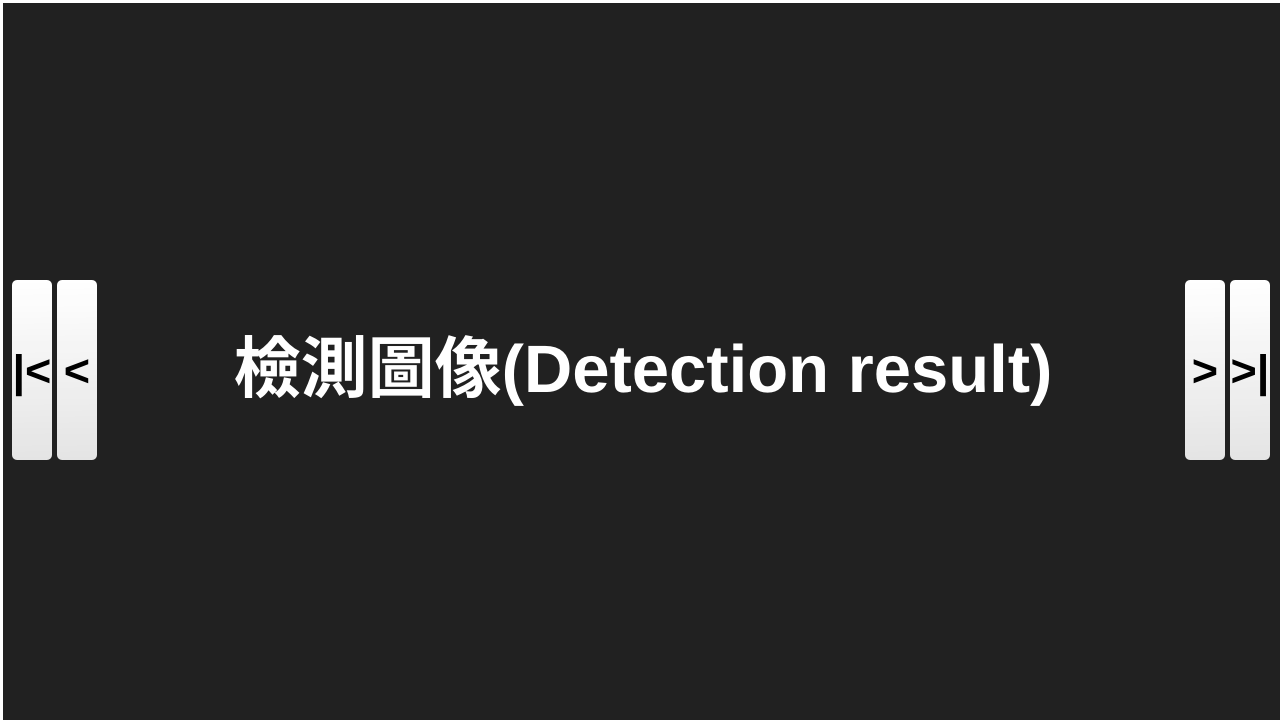
    <widget class="QWidget" name="tab_resultViewer">
     <property name="minimumSize">
      <size>
       <width>1280</width>
       <height>720</height>
      </size>
     </property>
     <property name="maximumSize">
      <size>
       <width>840</width>
       <height>470</height>
      </size>
     </property>
     <property name="styleSheet">
      <string notr="true">background-color: rgba(255, 255, 255, 0);</string>
     </property>
     <attribute name="title">
      <string> 檢測圖像(Detection Result) </string>
     </attribute>
     <widget class="QLabel" name="label_resultViewer">
      <property name="geometry">
       <rect>
        <x>3</x>
        <y>3</y>
        <width>1280</width>
        <height>720</height>
       </rect>
      </property>
      <property name="font">
       <font>
        <pointsize>50</pointsize>
        <weight>75</weight>
        <bold>true</bold>
       </font>
      </property>
      <property name="styleSheet">
       <string notr="true">background-color: rgb(33, 33, 33);
color: rgb(255, 255, 255);</string>
      </property>
      <property name="text">
       <string> 檢測圖像(Detection result) </string>
      </property>
      <property name="alignment">
       <set>Qt::AlignCenter</set>
      </property>
     </widget>
     <widget class="QPushButton" name="pushButton_first">
      <property name="geometry">
       <rect>
        <x>12</x>
        <y>280</y>
        <width>40</width>
        <height>180</height>
       </rect>
      </property>
      <property name="minimumSize">
       <size>
        <width>40</width>
        <height>180</height>
       </size>
      </property>
      <property name="maximumSize">
       <size>
        <width>30</width>
        <height>180</height>
       </size>
      </property>
      <property name="font">
       <font>
        <family>MS UI Gothic</family>
        <pointsize>34</pointsize>
        <weight>75</weight>
        <bold>true</bold>
       </font>
      </property>
      <property name="styleSheet">
       <string notr="true">QPushButton:pressed { 
background-color: qlineargradient(spread:pad, x1:0.483727, y1:1, x2:0.495, y2:0, stop:0 rgba(76, 178, 158, 255), stop:1 rgba(76, 255, 0, 0))
}
QPushButton {
     background-color: qlineargradient(spread:pad, x1:0.495, y1:1, x2:0.488636, y2:0, stop:0 rgba(255, 255, 255, 224), stop:1 rgba(255, 255, 255, 255));
     border-radius: 5px;
	border:none;
}
QPushButton:checked {
     background-color: qlineargradient(spread:pad, x1:0.483727, y1:1, x2:0.495, y2:0, stop:0 rgba(76, 178, 158, 255), stop:1 rgba(76, 255, 0, 0))
}</string>
      </property>
      <property name="text">
       <string>|&lt;</string>
      </property>
     </widget>
     <widget class="QPushButton" name="pushButton_prev">
      <property name="geometry">
       <rect>
        <x>57</x>
        <y>280</y>
        <width>40</width>
        <height>180</height>
       </rect>
      </property>
      <property name="minimumSize">
       <size>
        <width>40</width>
        <height>180</height>
       </size>
      </property>
      <property name="maximumSize">
       <size>
        <width>30</width>
        <height>180</height>
       </size>
      </property>
      <property name="font">
       <font>
        <family>MS UI Gothic</family>
        <pointsize>34</pointsize>
        <weight>75</weight>
        <bold>true</bold>
       </font>
      </property>
      <property name="styleSheet">
       <string notr="true">QPushButton:pressed { 
background-color: qlineargradient(spread:pad, x1:0.483727, y1:1, x2:0.495, y2:0, stop:0 rgba(76, 178, 158, 255), stop:1 rgba(76, 255, 0, 0))
}
QPushButton {
     background-color: qlineargradient(spread:pad, x1:0.495, y1:1, x2:0.488636, y2:0, stop:0 rgba(255, 255, 255, 224), stop:1 rgba(255, 255, 255, 255));
     border-radius: 5px;
	border:none;
}
QPushButton:checked {
     background-color: qlineargradient(spread:pad, x1:0.483727, y1:1, x2:0.495, y2:0, stop:0 rgba(76, 178, 158, 255), stop:1 rgba(76, 255, 0, 0))
}</string>
      </property>
      <property name="text">
       <string>&lt;</string>
      </property>
     </widget>
     <widget class="QPushButton" name="pushButton_next">
      <property name="geometry">
       <rect>
        <x>1185</x>
        <y>280</y>
        <width>40</width>
        <height>180</height>
       </rect>
      </property>
      <property name="minimumSize">
       <size>
        <width>40</width>
        <height>180</height>
       </size>
      </property>
      <property name="maximumSize">
       <size>
        <width>30</width>
        <height>180</height>
       </size>
      </property>
      <property name="font">
       <font>
        <family>MS UI Gothic</family>
        <pointsize>34</pointsize>
        <weight>75</weight>
        <bold>true</bold>
       </font>
      </property>
      <property name="styleSheet">
       <string notr="true">QPushButton:pressed { 
background-color: qlineargradient(spread:pad, x1:0.483727, y1:1, x2:0.495, y2:0, stop:0 rgba(76, 178, 158, 255), stop:1 rgba(76, 255, 0, 0))
}
QPushButton {
     background-color: qlineargradient(spread:pad, x1:0.495, y1:1, x2:0.488636, y2:0, stop:0 rgba(255, 255, 255, 224), stop:1 rgba(255, 255, 255, 255));
     border-radius: 5px;
	border:none;
}
QPushButton:checked {
     background-color: qlineargradient(spread:pad, x1:0.483727, y1:1, x2:0.495, y2:0, stop:0 rgba(76, 178, 158, 255), stop:1 rgba(76, 255, 0, 0))
}</string>
      </property>
      <property name="text">
       <string>&gt;</string>
      </property>
     </widget>
     <widget class="QLabel" name="label_resultInfobox">
      <property name="geometry">
       <rect>
        <x>20</x>
        <y>13</y>
        <width>1241</width>
        <height>41</height>
       </rect>
      </property>
      <property name="font">
       <font>
        <pointsize>15</pointsize>
        <weight>75</weight>
        <bold>true</bold>
       </font>
      </property>
      <property name="styleSheet">
       <string notr="true">background-color: rgba(255, 255, 255, 0);
color: rgb(170, 0, 0);</string>
      </property>
      <property name="text">
       <string/>
      </property>
     </widget>
     <widget class="QPushButton" name="pushButton_last">
      <property name="geometry">
       <rect>
        <x>1230</x>
        <y>280</y>
        <width>40</width>
        <height>180</height>
       </rect>
      </property>
      <property name="minimumSize">
       <size>
        <width>40</width>
        <height>180</height>
       </size>
      </property>
      <property name="maximumSize">
       <size>
        <width>30</width>
        <height>180</height>
       </size>
      </property>
      <property name="font">
       <font>
        <family>MS UI Gothic</family>
        <pointsize>34</pointsize>
        <weight>75</weight>
        <bold>true</bold>
       </font>
      </property>
      <property name="styleSheet">
       <string notr="true">QPushButton:pressed { 
background-color: qlineargradient(spread:pad, x1:0.483727, y1:1, x2:0.495, y2:0, stop:0 rgba(76, 178, 158, 255), stop:1 rgba(76, 255, 0, 0))
}
QPushButton {
     background-color: qlineargradient(spread:pad, x1:0.495, y1:1, x2:0.488636, y2:0, stop:0 rgba(255, 255, 255, 224), stop:1 rgba(255, 255, 255, 255));
     border-radius: 5px;
	border:none;
}
QPushButton:checked {
     background-color: qlineargradient(spread:pad, x1:0.483727, y1:1, x2:0.495, y2:0, stop:0 rgba(76, 178, 158, 255), stop:1 rgba(76, 255, 0, 0))
}</string>
      </property>
      <property name="text">
       <string>&gt;|</string>
      </property>
     </widget>
    </widget>
